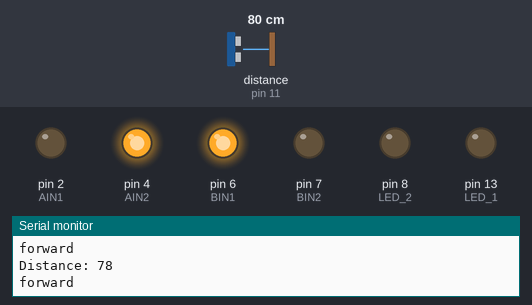
Recording of a sketch running on a simulated Arduino Uno, built with avr-gcc and run on an emulated ATmega328P. Parts: output pins drawn as LEDs (lit = HIGH), the last lines printed to the serial monitor. Wiring (inferred from the names in the program): ultrasonic range finder: trigger pin 12; echo pin 11. The inputs (shaded band) are chosen by the test bench; at power-on: distance to the obstacle (sensor on pin 11) 80 cm. The echo pulse lasts 58.3 µs per cm; pins used as bus, display or sensor lines are not drawn.

Above: at 1.2 s.
1.3 s: distance to the obstacle (sensor on pin 11) set to 9 cm
4.3 s: distance to the obstacle (sensor on pin 11) set to 6 cm
At 6.1 s:
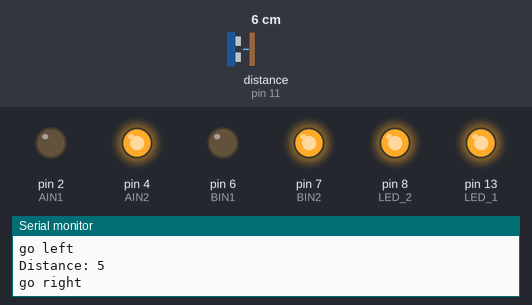
7.3 s: distance to the obstacle (sensor on pin 11) set to 35 cm
At 8.9 s:
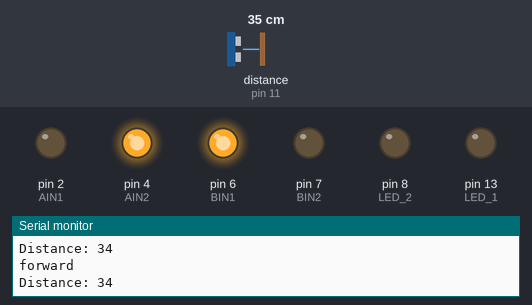
9.2 s: distance to the obstacle (sensor on pin 11) set to 2 cm
At 12.4 s:
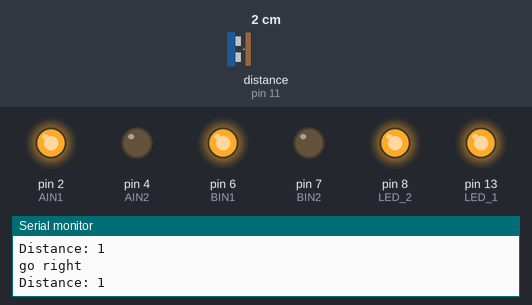
Timing chart, 0 to 13.2 s (numbered marks = the images above; inputs shaded):
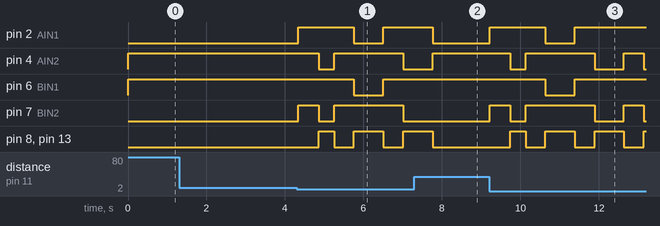

Measured:
- the behaviour switches between 8 and 7 cm on distance to the obstacle (sensor on pin 11) (found by bisection; images 0 and 1)
- after the input at 4.3 s, pin 2 (AIN1): LOW → HIGH at once, → LOW 1.4 s later, → HIGH 0.75 s later; pin 4 (AIN2): HIGH → LOW after 0.56 s, → HIGH 0.40 s later, → LOW 1.8 s later
- after the input at 7.3 s, pin 2 (AIN1): HIGH → LOW after 0.46 s instead of 1.9 s; pin 4 (AIN2): goes on until 7.8 s, then stays HIGH; pin 6 (BIN1): stays HIGH (without the input it goes to LOW after 1.9 s); pin 7 (BIN2): stays LOW (without the input it goes to HIGH after 0.46 s); pin 8 (LED_2), pin 13 (LED_1): goes on until 7.8 s, then stays LOW
- after the input at 9.2 s, pin 2 (AIN1): LOW → HIGH at once, → LOW 1.4 s later, → HIGH 0.75 s later; pin 4 (AIN2): goes LOW 0.40 s, HIGH 1.8 s, LOW 0.75 s, HIGH 0.50 s, then LOW, starting after 0.54 s

The sketch:

obstacle_avoiding.ino
```cpp
#define AIN1 2

#define AIN2 4

#define BIN1 6

#define BIN2 7


#define LED_1 13

#define LED_2 8

const int trigPin = 12;

const int echoPin = 11; //mosi 11


// defines variables

long duration;

int distance;

int left_distance;

int right_distance;

int turnDelay = 400; // for v1.7.1/

//int turnDelay = 850; // for v1.7/

void setup() {

  pinMode(AIN1, OUTPUT);

  pinMode(BIN1, OUTPUT);

  pinMode(AIN2, OUTPUT);

  pinMode(BIN2, OUTPUT);


  pinMode(LED_1, OUTPUT);

  pinMode(LED_2, OUTPUT);


  pinMode(trigPin, OUTPUT); // Sets the trigPin as an Output

  pinMode(echoPin, INPUT); // Sets the echoPin as an Input


  Serial.begin(9600); // Starts the serial communication

}

void loop() {

  distance = cal_distance();

  if (distance <= 6) {

    short_brake();

    Serial.println("someone on the way!");

    delay(500);

    Serial.println("go left");

    left();

    delay(turnDelay);

    short_brake();

    delay(500);

    left_distance = cal_distance();

    Serial.println("go right");

    right();

    delay(turnDelay*2 - 50); // avoid overturn

    short_brake();

    delay(500);

    right_distance = cal_distance();

    if( right_distance <= left_distance ){
      left();

      delay(turnDelay*2 - 50); // avoid overturn
    }

  }

  else {

    Serial.println("forward");

    forward();

  }

}

int cal_distance(){
  // Clears the trigPin

  digitalWrite(trigPin, LOW);

  delayMicroseconds(2);

  // Sets the trigPin on HIGH state for 10 micro seconds

  digitalWrite(trigPin, HIGH);

  delayMicroseconds(10);

  digitalWrite(trigPin, LOW);

  // Reads the echoPin, returns the sound wave travel time in microseconds

  duration = pulseIn(echoPin, HIGH);

  // Calculating the distance

  int dist = duration * 0.034 / 2;

  // Prints the distance on the Serial Monitor

  Serial.print("Distance: ");

  Serial.println(dist);

  return dist;
}

void forward() {

  digitalWrite(LED_1, LOW);

  digitalWrite(LED_2, LOW);

  digitalWrite(AIN1, LOW);

  digitalWrite(AIN2, HIGH);

  digitalWrite(BIN1, HIGH);

  digitalWrite(BIN2, LOW);

}

void backward() {

  digitalWrite(LED_1, LOW);

  digitalWrite(LED_2, LOW);

  digitalWrite(AIN1, HIGH);

  digitalWrite(AIN2, LOW);

  digitalWrite(BIN1, LOW);

  digitalWrite(BIN2, HIGH);

}

void short_brake() {

  digitalWrite(LED_1, LOW);

  digitalWrite(LED_2, LOW);

  digitalWrite(AIN1, HIGH);

  digitalWrite(AIN2, HIGH);

  digitalWrite(BIN1, HIGH);

  digitalWrite(BIN2, HIGH);

}

void left() {

  digitalWrite(LED_1, HIGH);   // turn the LED on (HIGH is the voltage level)

  digitalWrite(LED_2, HIGH);

  digitalWrite(AIN1, HIGH);

  digitalWrite(AIN2, LOW);

  digitalWrite(BIN1, HIGH);

  digitalWrite(BIN2, LOW);

}


void right() {

  digitalWrite(LED_1, HIGH);   // turn the LED on (HIGH is the voltage level)

  digitalWrite(LED_2, HIGH);

  digitalWrite(AIN1, LOW);

  digitalWrite(AIN2, HIGH);

  digitalWrite(BIN1, LOW);

  digitalWrite(BIN2, HIGH);

}
```
